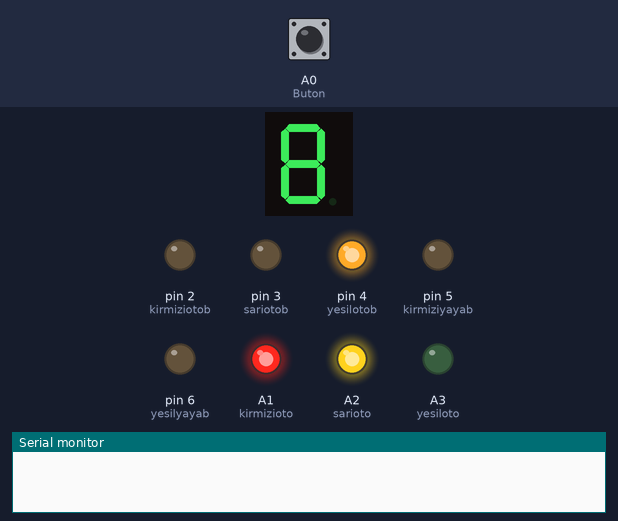
The sketch below on a simulated Arduino Uno, built with avr-gcc and run on an emulated ATmega328P. On the bench: 1-digit seven-segment display, output pins drawn as LEDs (lit = HIGH), the last lines printed to the serial monitor. Wiring (inferred from the names in the program): 1-digit 7-segment display, segments lit when LOW: segments pin 13, A4, pin 8, pin 9, pin 10, pin 12, pin 11. The test bench sets the inputs (shaded band); at power-on: A0 (Buton) LOW. The segment pins are drawn as the display they are named for; pins used as bus, display or sensor lines are not drawn.

Above: at 1.2 s.
1.3 s: A0 (Buton) pulled HIGH for 0.15 s
At 2.1 s:
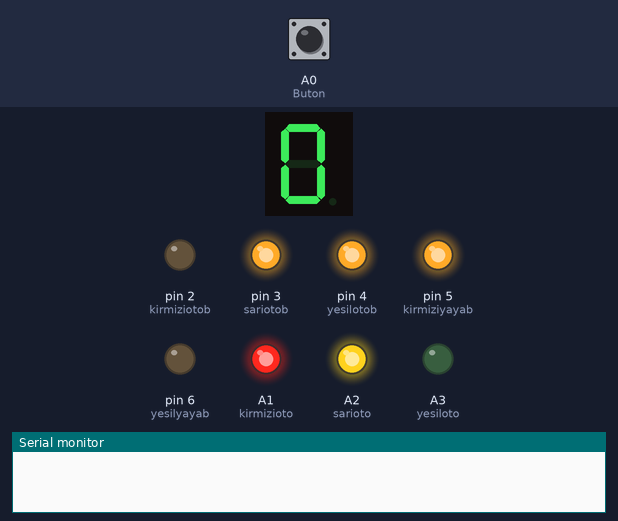
10.4 s: A0 (Buton) pulled HIGH for 3.2 s
15.1 s: A0 (Buton) pulled HIGH for 1 s
At 18.4 s:
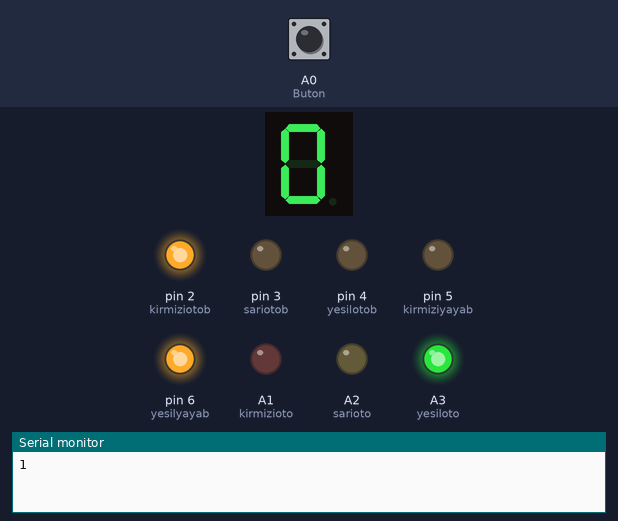
19.1 s: A0 (Buton) pulled HIGH for 0.15 s
At 19.9 s:
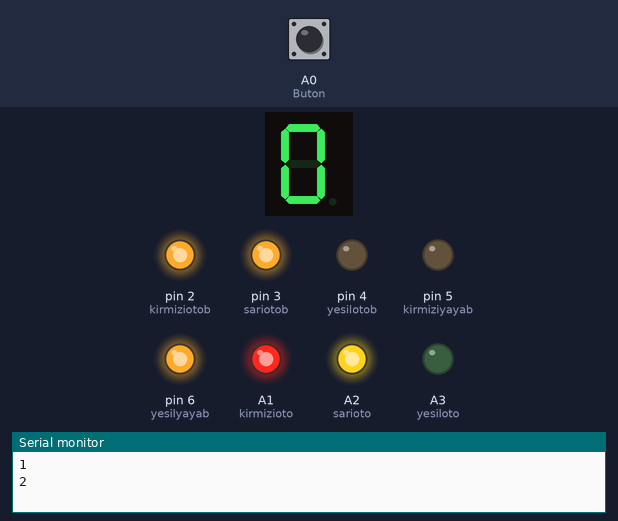
Timing chart, 0 to 21.7 s (numbered marks = the images above; inputs shaded):
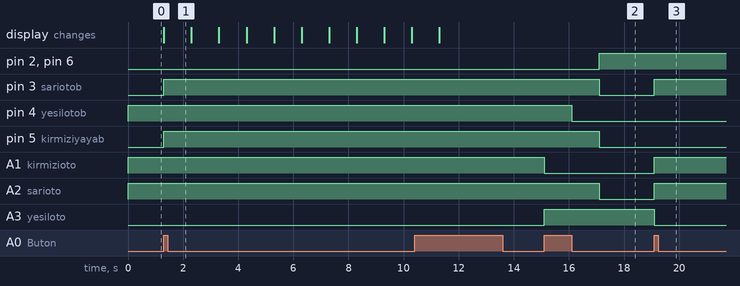

The sketch:

roadJunction.INO
```cpp
//Bedirhan BUYUKOZ - Software E.


//IMPORT TRAFFIC(çift þeritli yol.) PiNMODE
#define kirmiziotob 2
#define sariotob 3
#define yesilotob 4
#define kirmiziyayab 5
#define yesilyayab 6

//IMPORT TRAFFIC LAMB 3.(dönüþ yol.)
#define kirmizioto A1
#define sarioto A2
#define yesiloto A3
#define kirmiziyaya A3
#define yesilyaya A1

//BUTTONS IMPORT
int sayac=0;
int butonDurumu=0;
int Buton = A0;


//SEVEN SEGMENT DISPLAY IMPORT
int a = 13;
int b = A4;
int c = 8;
int d = 9;
int e = 10;
int f = 12;
int g = 11;


void setup()
{
//TRAFFÝC LAMB PÝNMODE
pinMode(kirmizioto,OUTPUT);
pinMode(sarioto,OUTPUT);
pinMode(yesiloto,OUTPUT);
pinMode(kirmiziyaya,OUTPUT);
pinMode(yesilyaya,OUTPUT);

pinMode(kirmiziotob,OUTPUT);
pinMode(sariotob,OUTPUT);
pinMode(yesilotob,OUTPUT);
pinMode(kirmiziyayab,OUTPUT);
pinMode(yesilyayab,OUTPUT);

//BUTTON SETUP
Serial.begin(9600);//Serial Buton Aktif
pinMode(Buton, INPUT);
pinMode(kirmiziotob, OUTPUT);
pinMode(yesilotob, OUTPUT);
pinMode (sariotob, OUTPUT);


//SEVEN SEGMENT PÝNMODE
pinMode(g,OUTPUT);
pinMode(f,OUTPUT);
pinMode(d,OUTPUT);
pinMode(e,OUTPUT);
pinMode(c,OUTPUT);
pinMode(a,OUTPUT);
pinMode(b,OUTPUT);


}
//TRAFFÝC LAMB
void loop()
{


 // TLAMB 3.(Dönüþ yolu)
digitalWrite(kirmizioto,HIGH);
digitalWrite(sarioto,HIGH);//reverse
digitalWrite(yesiloto,LOW);
digitalWrite(kirmiziyaya,LOW);
digitalWrite(yesilyaya,HIGH);


//Buton Fonk. 1.Çaðýrma
button();


//TLamb (çift þeritli yol.)
digitalWrite(kirmiziotob,LOW);
digitalWrite(sariotob,HIGH);
digitalWrite(yesilotob,HIGH);
digitalWrite(kirmiziyayab,HIGH);
digitalWrite(yesilyayab,LOW);


//Sayac Fonksiyonu
sifirYaz();//Sayaç Fonk.Çaðýrma
delay(1000);//1 sn Bekle
birYaz();
delay(1000);
ikiYaz();
delay(1000);
ucYaz();
delay(1000);
dortYaz();
delay(1000);
besYaz();
delay(1000);
altiYaz();
delay(1000);
yediYaz();
delay(1000);
sekizYaz();
delay(1000);
dokuzYaz();
delay(1000);
sifirYaz();
delay(1000);


//Buton Fonk.  2.Çaðýrma
button();


digitalWrite(kirmizioto,LOW);
digitalWrite(sarioto,HIGH);
digitalWrite(yesiloto,LOW);
digitalWrite(kirmiziyaya,HIGH);
digitalWrite(yesilyaya,LOW);
delay(1000);

digitalWrite(kirmiziotob,LOW);
digitalWrite(sariotob,HIGH);
digitalWrite(yesilotob,LOW);
digitalWrite(kirmiziyayab,HIGH);
digitalWrite(yesilyayab,LOW);
delay(1000);

digitalWrite(kirmizioto,LOW);
digitalWrite(sarioto,LOW);
digitalWrite(yesiloto,HIGH);
digitalWrite(kirmiziyaya,HIGH);
digitalWrite(yesilyaya,LOW);


digitalWrite(kirmiziotob,HIGH);
digitalWrite(sariotob,LOW);
digitalWrite(yesilotob,LOW);
digitalWrite(kirmiziyayab,LOW);
digitalWrite(yesilyayab,HIGH);
delay(2000);//2 sn Bekle


}


//7 Segment Display
 //9
void dokuzYaz()
  {
digitalWrite(a, LOW);
digitalWrite(b, LOW);
digitalWrite(c, LOW);
digitalWrite(d, LOW);
digitalWrite(e, HIGH);
digitalWrite(f, LOW);
digitalWrite(g, LOW);
  }

  //8
void sekizYaz()
  {
digitalWrite(a, LOW);
digitalWrite(b, LOW);
digitalWrite(c, LOW);
digitalWrite(d, LOW);
digitalWrite(e, LOW);
digitalWrite(f, LOW);
digitalWrite(g, LOW);
  }

  //7
  void yediYaz()
  {
digitalWrite(a, LOW);
digitalWrite(b, LOW);
digitalWrite(c, LOW);
digitalWrite(d, HIGH);
digitalWrite(e, HIGH);
digitalWrite(f, HIGH);
digitalWrite(g, HIGH);
  }

  //6
  void altiYaz()
  {
digitalWrite(a, LOW);
digitalWrite(b, HIGH);
digitalWrite(c, LOW);
digitalWrite(d, LOW);
digitalWrite(e, LOW);
digitalWrite(f, LOW);
digitalWrite(g, LOW);
  }

  //5
  void besYaz()
  {
digitalWrite(a, LOW);
digitalWrite(b, HIGH);
digitalWrite(c, LOW);
digitalWrite(d, LOW);
digitalWrite(e, HIGH);
digitalWrite(f, LOW);
digitalWrite(g, LOW);
  }

  //4
  void dortYaz()
  {
digitalWrite(a, HIGH);
digitalWrite(b, LOW);
digitalWrite(c, LOW);
digitalWrite(d, HIGH);
digitalWrite(e, HIGH);
digitalWrite(f, LOW);
digitalWrite(g, LOW);
  }


  //3
  void ucYaz()
  {
digitalWrite(a, LOW);
digitalWrite(b, LOW);
digitalWrite(c, LOW);
digitalWrite(d, LOW);
digitalWrite(e, HIGH);
digitalWrite(f, HIGH);
digitalWrite(g, LOW);
  }

  //2
  void ikiYaz()
  {
digitalWrite(a, LOW);
digitalWrite(b, LOW);
digitalWrite(c, HIGH);
digitalWrite(d, LOW);
digitalWrite(e, LOW);
digitalWrite(f, HIGH);
digitalWrite(g, LOW);
  }

  //1
  void birYaz()
  {
digitalWrite(a, HIGH);
digitalWrite(b, LOW);
digitalWrite(c, LOW);
digitalWrite(d, HIGH);
digitalWrite(e, HIGH);
digitalWrite(f, HIGH);
digitalWrite(g, HIGH);
  }

  //0
  void sifirYaz()
  {
digitalWrite(a, LOW);
digitalWrite(b, LOW);
digitalWrite(c, LOW);
digitalWrite(d, LOW);
digitalWrite(e, LOW);
digitalWrite(f, LOW);
digitalWrite(g, HIGH);

  }


 //Buton Baþlangýç
void button()
   {

digitalWrite(yesilotob,HIGH);
butonDurumu=digitalRead(Buton);//Butona basýldýðýný Sorgula
if(butonDurumu==HIGH)
  {
    sayac=sayac+1;
    Serial.println(sayac);//Ekrana Sayacý Bastýr
if(sayac==2) //2 Sefer Basýnca Deðiþ
    {
    digitalWrite(yesilotob,LOW);
    digitalWrite(sariotob,HIGH);
    delay(200);
    digitalWrite( kirmiziotob,HIGH);
    delay(200);
    digitalWrite(kirmiziyayab,LOW);
    digitalWrite(yesilyayab,HIGH);
    }
  }

while(butonDurumu==HIGH)
  {
  delay(10);//10 ms Bekle
  butonDurumu=digitalRead(Buton);

  }
while(butonDurumu==LOW)
  {
  delay(10);
  butonDurumu=digitalRead(Buton);
  }//Buton HIGH olana kadar bu loop içerisinde dön. HIGH olduðundaysa void loop'un ilk satýrýna tekrar dön.
   }
//Buton Bitiþ
```

Measured:
- after the input at 1.3 s, pin 3 (sariotob), pin 5 (kirmiziyayab): LOW → HIGH at once; the display: changes at once (image 1)
- after the input at 15.1 s, pin 2 (kirmiziotob), pin 6 (yesilyayab): LOW → HIGH after 2.0 s; pin 3 (sariotob), pin 5 (kirmiziyayab), A2 (sarioto): HIGH → LOW after 2.0 s; pin 4 (yesilotob): HIGH → LOW after 1.0 s; A1 (kirmizioto): HIGH → LOW at once; A3 (yesiloto): LOW → HIGH at once
- after the input at 19.1 s, pin 3 (sariotob): LOW → HIGH at once; pin 4 (yesilotob): stays LOW (without the input it goes to HIGH after 0.00 s)
